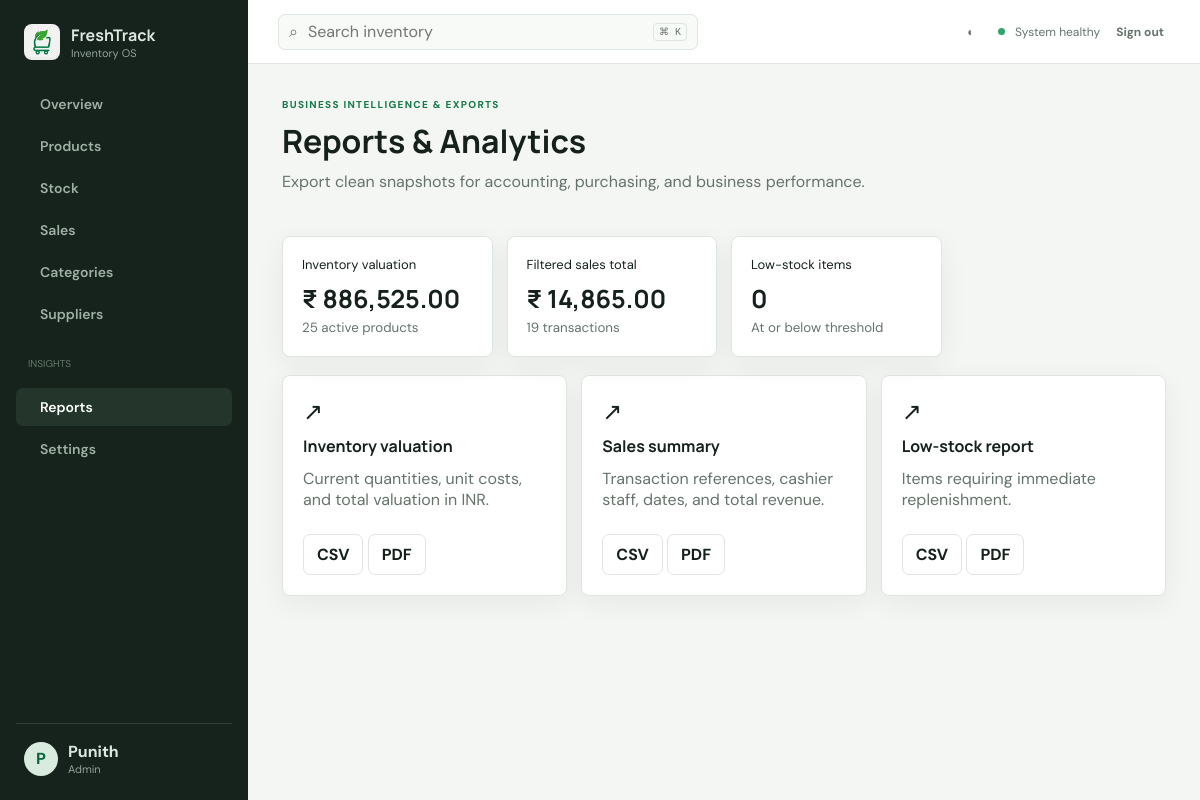
Screenshot of /reports (signed in) with the database file from the repository.
### app/models.py (models this page shows)
class StaffProfile(db.Model):
    id = db.Column(db.Integer, primary_key=True)
    user_id = db.Column(db.Integer, db.ForeignKey("user.id", ondelete="CASCADE"), unique=True, nullable=False)
    display_name = db.Column(db.String(100), nullable=False)
    avatar = db.Column(db.String(255))
    user = db.relationship("User", back_populates="profile")

class UserRole(db.Model):
    id = db.Column(db.Integer, primary_key=True)
    user_id = db.Column(db.Integer, db.ForeignKey("user.id", ondelete="CASCADE"), unique=True, nullable=False)
    role = db.Column(db.String(20), nullable=False, default="staff")
    user = db.relationship("User", back_populates="role_record")

### app/routes/main.py (the view)
@bp.route("/reports")
@login_required
@roles_required("admin", "manager")
def reports():
    products = Product.query.order_by(Product.name).all()
    start = request.args.get("start")
    end = request.args.get("end")
    q = Sale.query
    if start:
        q = q.filter(func.date(Sale.created_at) >= start)
    if end:
        q = q.filter(func.date(Sale.created_at) <= end)
    sales = q.order_by(Sale.created_at.desc()).all()
    return render_template(
        "reports.html",
        products=products,
        sales=sales,
        inventory_value=sum((Decimal(p.cost) * p.quantity for p in products), Decimal()),
        sales_total=sum((s.total for s in sales), Decimal()),
        store=setting()
    )

### app/models.py (called while the page is built)
    @property
    def is_active(self): return self.is_active_account

    @property
    def role(self): return self.role_record.role if self.role_record else "staff"

    @property
    def display_name(self): return self.profile.display_name if self.profile else self.email.split("@")[0]

    @property
    def stock_status(self):
        return "out" if self.quantity <= 0 else ("low" if self.quantity <= self.low_stock_threshold else "healthy")

### app/routes/main.py (called while the page is built)
def setting():
    return StoreSetting.query.first() or StoreSetting(
        store_name="FreshTrack Market",
        currency="INR",
        phone="+91 98765 43210",
        address="Indiranagar, Bengaluru, India"
    )

### app/templates/reports.html (shortened to what this page needs)
{% extends 'base.html' %}
{% block content %}
<div class="page-head">
  <div>
    <p class="eyebrow">BUSINESS INTELLIGENCE & EXPORTS</p>
    <h1>Reports & Analytics</h1>
    <p>Export clean snapshots for accounting, purchasing, and business performance.</p>
  </div>
</div>
<section class="stat-grid reports">
  <article class="stat">
    <p>Inventory valuation</p>
    <strong>₹ {{ '{:,.2f}'.format(inventory_value) }}</strong>
    <small>{{ products|length }} active products</small>
  </article>
  <article class="stat">
    <p>Filtered sales total</p>
    <strong>₹ {{ '{:,.2f}'.format(sales_total) }}</strong>
    <small>{{ sales|length }} transactions</small>
  </article>
  <article class="stat">
    <p>Low-stock items</p>
    <strong>{{ products|selectattr('stock_status', 'in', ['low', 'out'])|list|length }}</strong>
    <small>At or below threshold</small>
  </article>
</section>
<section class="report-grid">
  {% for kind, title, desc in [
    ('inventory', 'Inventory valuation', 'Current quantities, unit costs, and total valuation in INR.'),
    ('sales', 'Sales summary', 'Transaction references, cashier staff, dates, and total revenue.'),
    ('low-stock', 'Low-stock report', 'Items requiring immediate replenishment.')
  ] %}
  <article class="panel report-card">
    <span class="report-icon">↗</span>
    <h2>{{ title }}</h2>
    <p>{{ desc }}</p>
    <div>
      <a class="secondary-button" href="{{ url_for('main.export_report', kind=kind, fmt='csv') }}">CSV</a>
      <a class="secondary-button" href="{{ url_for('main.export_report', kind=kind, fmt='pdf') }}">PDF</a>
    </div>
  </article>
  {% endfor %}
</section>
{% endblock %}

### app/templates/base.html (shortened to what this page needs)
<!doctype html>
<html lang="en" data-theme="light">
<head>
  <link rel="stylesheet" href="{{ url_for('static', filename='css/style.css') }}">
</head>
<body>
{% if current_user.is_authenticated %}
<aside class="sidebar" id="sidebar">
  <a class="brand" href="{{ url_for('main.dashboard') }}">
    <img src="{{ url_for('static', filename='logo.jpg') }}" alt="FreshTrack" class="brand-logo">
    <span><b>FreshTrack</b><small>Inventory OS</small></span>
  </a>
  <nav>
    {% set links=[('main.dashboard','grid','Overview'),('main.products','box','Products'),('main.stock','swap','Stock'),('main.sales','receipt','Sales'),('main.categories','tag','Categories')] %}
    {% for endpoint, icon, label in links %}
    <a href="{{ url_for(endpoint) }}" class="{{ 'active' if request.endpoint == endpoint }}">
      <i data-icon="{{ icon }}"></i><span>{{ label }}</span>
    </a>
    {% endfor %}
    {% if current_user.role in ['admin','manager'] %}
    <a href="{{ url_for('main.suppliers') }}" class="{{ 'active' if request.endpoint == 'main.suppliers' }}">
      <span>Suppliers</span>
    </a>
    <p class="nav-label">INSIGHTS</p>
    <a href="{{ url_for('main.reports') }}" class="{{ 'active' if request.endpoint == 'main.reports' }}">
      <span>Reports</span>
    </a>
    {% endif %}
    {% if current_user.role == 'admin' %}
    <a href="{{ url_for('main.settings') }}" class="{{ 'active' if request.endpoint == 'main.settings' }}">
      <span>Settings</span>
    </a>
    {% endif %}
  </nav>
  <div class="sidebar-foot">
    <div class="avatar">{{ current_user.display_name[:1] }}</div>
    <div><strong>{{ current_user.display_name }}</strong><small>{{ current_user.role|title }}</small></div>
  </div>
</aside>
<div class="app">
  <header class="topbar">
    <div class="global-search">
      <span>⌕</span>
      <input placeholder="Search inventory" data-global-search>
      <kbd>⌘ K</kbd>
    </div>
    <div class="top-actions">
      <button class="icon-button" title="Toggle theme" data-theme-toggle>◐</button>
      <span class="status-dot"></span>
      <span class="desktop-only">System healthy</span>
      <form action="{{ url_for('auth.logout') }}" method="post">
        <button class="text-button">Sign out</button>
      </form>
    </div>
  </header>
  <main class="content">
    {% block content %}{% endblock %}
  </main>
</div>
{% else %}
  {% block auth_content %}{% endblock %}
{% endif %}
</body>
</html>

### app/static/css/style.css (style rules this page uses)
:root { --bg:#f4f6f3;--surface:#fff;--surface-2:#f8faf7;--ink:#17211b;--muted:#66736b;--line:#dfe5df;--primary:#18794e;--soft:#e5f4eb;--warning:#b7791f;--danger:#c54236;--shadow:0 8px 28px rgba(23,33,27,.06);--sidebar:248px }
* { box-sizing:border-box }
html { font-family:'DM Sans',sans-serif;background:var(--bg);color:var(--ink) }
body { margin:0 }
h1,h2,h3,p { margin-top:0 }
h1,h2,h3,.brand b { font-family:Manrope,sans-serif;letter-spacing:0 }
h1 { font-size:32px;margin-bottom:8px }
h2 { font-size:16px;margin-bottom:3px }
a { text-decoration:none;color:inherit }
button,input,select,textarea { font:inherit }
.brand-logo { width:36px;height:36px;border-radius:8px;object-fit:cover;flex:none }
.sidebar { position:fixed;inset:0 auto 0 0;width:var(--sidebar);background:#16231c;color:#dce7df;padding:24px 16px;display:flex;flex-direction:column;z-index:20 }
.brand { display:flex;align-items:center;gap:11px;padding:0 8px 25px }
.brand span:last-child,.sidebar-foot div:nth-child(2) { display:flex;flex-direction:column }
.brand small,.sidebar small { color:#91a398;font-size:11px }
.sidebar nav { display:flex;flex-direction:column;gap:4px }
.sidebar nav a { padding:10px 12px;border-radius:7px;display:flex;gap:12px;color:#9fb0a5;font-size:14px;font-weight:600 }
.sidebar nav a:hover,.sidebar nav a.active { background:#24362c;color:#fff }
.nav-label { font-size:10px;color:#64776b;padding:20px 12px 4px }
.sidebar-foot { margin-top:auto;border-top:1px solid #304238;padding:17px 8px 0;display:flex;gap:10px;align-items:center }
.avatar { width:34px;height:34px;border-radius:50%;background:#d9eadf;color:#10653f;display:grid;place-items:center;font-weight:800;flex:none }
.app { margin-left:var(--sidebar) }
.topbar { height:64px;background:var(--surface);border-bottom:1px solid var(--line);display:grid;grid-template-columns:minmax(0,1fr) auto;align-items:center;padding:0 30px;position:sticky;top:0;z-index:15 }
.global-search { max-width:420px;border:1px solid var(--line);background:var(--surface-2);border-radius:7px;height:36px;display:flex;align-items:center;padding:0 10px;gap:8px;color:var(--muted) }
.global-search input { border:0;background:transparent;outline:0;flex:1;min-width:0 }
.global-search kbd { font-size:10px;border:1px solid var(--line);padding:2px 5px;border-radius:4px }
.top-actions { display:flex;align-items:center;gap:10px;font-size:12px;color:var(--muted) }
.status-dot { width:7px;height:7px;background:#32a56d;border-radius:50% }
.content { padding:34px;max-width:1540px;margin:auto }
.page-head { display:grid;grid-template-columns:minmax(0,1fr) auto;align-items:end;gap:24px;margin-bottom:28px }
.page-head p,.panel p { color:var(--muted) }
.eyebrow { font-size:10px!important;letter-spacing:.13em;font-weight:800;color:var(--primary)!important;margin-bottom:8px }
.primary-button,.secondary-button,.text-button,.icon-button { border:0;border-radius:7px;font-weight:700;display:inline-flex;align-items:center;justify-content:center;cursor:pointer }
.secondary-button { border:1px solid var(--line);background:var(--surface);color:var(--ink);padding:9px 13px }
.text-button,.icon-button { background:transparent;color:var(--muted) }
.icon-button { width:34px;height:34px }
.stat-grid { display:grid;grid-template-columns:repeat(4,minmax(0,1fr));gap:14px;margin-bottom:18px }
.stat,.panel,.entity-card { background:var(--surface);border:1px solid var(--line);border-radius:8px;box-shadow:var(--shadow) }
.stat { padding:19px;position:relative }
.stat p { font-size:13px;margin-bottom:8px }
.stat strong { font-family:Manrope;font-size:25px;display:block }
.stat small { color:var(--muted) }
.panel { padding:20px }
.card-grid,.report-grid { display:grid;grid-template-columns:repeat(3,minmax(0,1fr));gap:14px }
.report-card { display:flex;flex-direction:column;gap:8px }
.report-icon { font-size:24px }

### rows the page displays
StaffProfile: display_name "P", display_name "Punith"
UserRole: role "Admin"

### other values shown
{{ label }} "Overview" "Products" "Stock" "Sales" "Categories"
{{ '{:,.2f}'.format(inventory_value) }} "886,525.00"
{{ products|length }} "25"
{{ '{:,.2f}'.format(sales_total) }} "14,865.00"
{{ sales|length }} "19"
{{ products|selectattr('stock_status', 'in', ['low', 'out'])|list|length }} "0"
{{ title }} "Inventory valuation" "Sales summary" "Low-stock report"
{{ desc }} "Current quantities, unit costs, and total valuation in INR." "Transaction references, cashier staff, dates, and total revenue." "Items requiring immediate replenishment."
